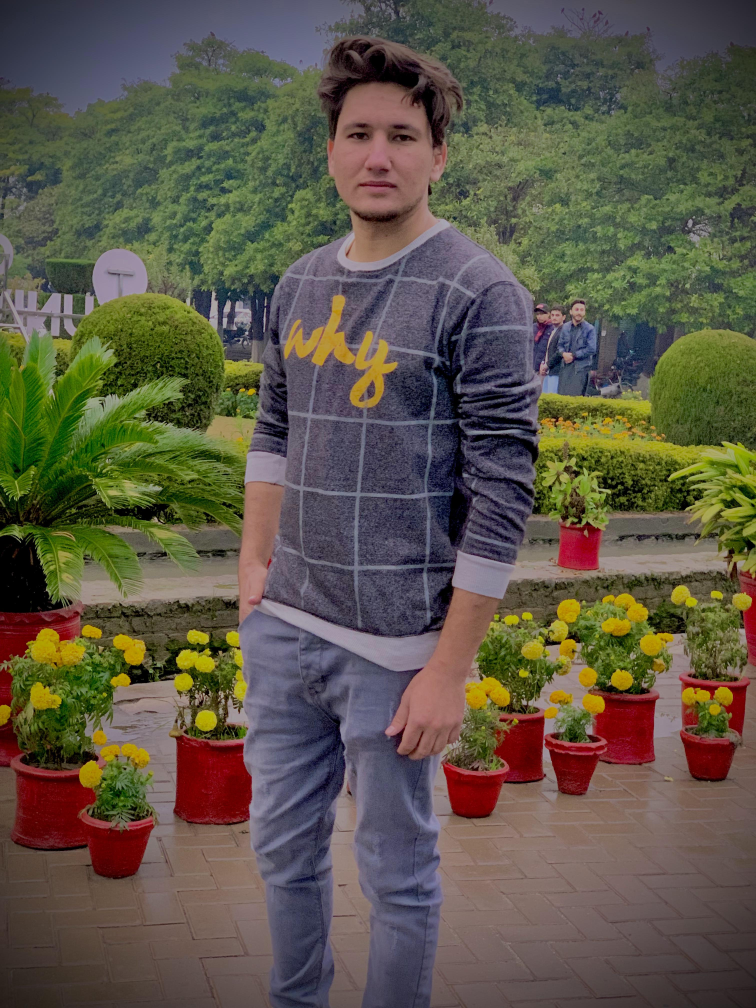
#> input picture Resources/danish.JPG, 3024 x 4032 px, found by its file name (shown at 1/4 size)
$ python Practical.py
#> lines starting #> are read from the running program, lines starting #| are printed output that depends on the picture
import cv2
import numpy as np

img = cv2.imread('Resources/danish.jpg')
#> img is the input picture: shape (4032, 3024, 3); mean B, G, R 71.4, 86.3, 92.8

imgResize = cv2.resize(img, (720, 600))
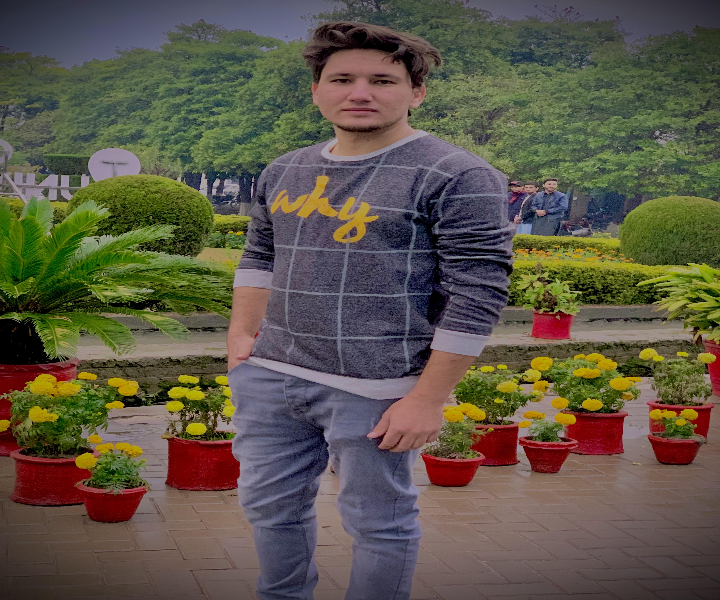
#> imgResize: shape (600, 720, 3); mean B, G, R 71.3, 86.2, 92.7

img2 = cv2.line(imgResize, (0, 0), (300, 265), (255, 0, 0), 2)
img2 = cv2.line(imgResize, (725, 0), (300, 265), (255, 0, 0), 2)
img2 = cv2.line(imgResize, (0, 600), (300, 265), (255, 0, 0), 2)
img2 = cv2.line(imgResize, (725, 600), (300, 265), (255, 0, 0), 2)
img2 = cv2.rectangle(imgResize, (0, 0), (720, 600), (1233, 0, 0), 5)
img2 = cv2.putText(imgResize, "Danish", (300, 250), cv2.FONT_HERSHEY_COMPLEX, 1, (255, 0, 255), 4)
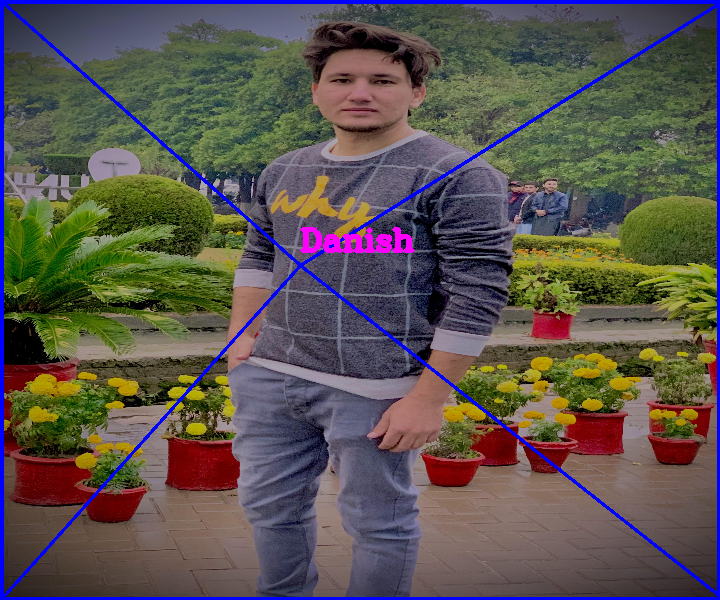
#> img2: shape (600, 720, 3); mean B, G, R 78.6, 83.4, 90.6
cv2.imshow('img', img2)

cv2.waitKey(0)
